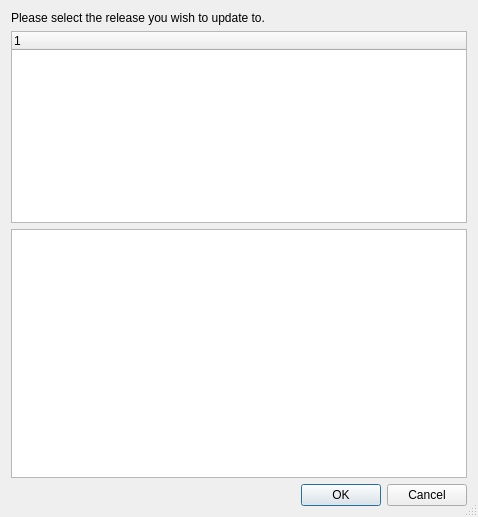
<?xml version="1.0" encoding="UTF-8"?>
<ui version="4.0">
 <class>SelectReleaseDialog</class>
 <widget class="QDialog" name="SelectReleaseDialog">
  <property name="geometry">
   <rect>
    <x>0</x>
    <y>0</y>
    <width>478</width>
    <height>517</height>
   </rect>
  </property>
  <property name="windowTitle">
   <string>Select Release to Install</string>
  </property>
  <property name="sizeGripEnabled">
   <bool>true</bool>
  </property>
  <layout class="QVBoxLayout" name="verticalLayout" stretch="0,0,1,0">
   <item>
    <widget class="QLabel" name="eplainLabel">
     <property name="text">
      <string>Please select the release you wish to update to.</string>
     </property>
    </widget>
   </item>
   <item>
    <widget class="QTreeWidget" name="versionsTree">
     <property name="alternatingRowColors">
      <bool>true</bool>
     </property>
     <column>
      <property name="text">
       <string notr="true">1</string>
      </property>
     </column>
    </widget>
   </item>
   <item>
    <widget class="QTextBrowser" name="changelogTextBrowser"/>
   </item>
   <item>
    <widget class="QDialogButtonBox" name="buttonBox">
     <property name="orientation">
      <enum>Qt::Horizontal</enum>
     </property>
     <property name="standardButtons">
      <set>QDialogButtonBox::Cancel|QDialogButtonBox::Ok</set>
     </property>
    </widget>
   </item>
  </layout>
 </widget>
 <resources/>
 <connections>
  <connection>
   <sender>buttonBox</sender>
   <signal>accepted()</signal>
   <receiver>SelectReleaseDialog</receiver>
   <slot>accept()</slot>
   <hints>
    <hint type="sourcelabel">
     <x>248</x>
     <y>254</y>
    </hint>
    <hint type="destinationlabel">
     <x>157</x>
     <y>274</y>
    </hint>
   </hints>
  </connection>
  <connection>
   <sender>buttonBox</sender>
   <signal>rejected()</signal>
   <receiver>SelectReleaseDialog</receiver>
   <slot>reject()</slot>
   <hints>
    <hint type="sourcelabel">
     <x>316</x>
     <y>260</y>
    </hint>
    <hint type="destinationlabel">
     <x>286</x>
     <y>274</y>
    </hint>
   </hints>
  </connection>
 </connections>
</ui>
